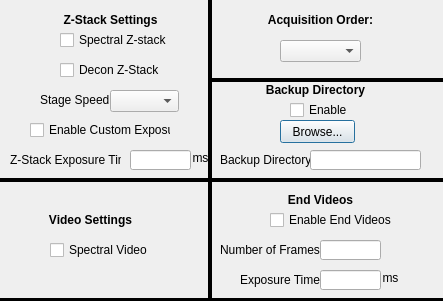
<?xml version="1.0" encoding="UTF-8"?>
<ui version="4.0">
 <class>AdvSettingsDialog</class>
 <widget class="QDialog" name="AdvSettingsDialog">
  <property name="geometry">
   <rect>
    <x>0</x>
    <y>0</y>
    <width>443</width>
    <height>301</height>
   </rect>
  </property>
  <property name="windowTitle">
   <string>Advanced Settings</string>
  </property>
  <widget class="QComboBox" name="acq_order_combo_box">
   <property name="geometry">
    <rect>
     <x>280</x>
     <y>40</y>
     <width>81</width>
     <height>22</height>
    </rect>
   </property>
   <property name="whatsThis">
    <string>&lt;html&gt;&lt;head/&gt;&lt;body&gt;&lt;p&gt;Sets acquisition priority order.&lt;/p&gt;&lt;p&gt;If set to TIME_SAMP, all samples set in the regions setup will be acquired at each timepoint. This is the default setting.&lt;/p&gt;&lt;p&gt;&lt;br/&gt;&lt;/p&gt;&lt;p&gt;If set to SAMP_TIME, a full time series will be performed for each fish set in the regions setup.&lt;/p&gt;&lt;p&gt;&lt;br/&gt;&lt;/p&gt;&lt;p&gt;If set to POS_TIME, a full time series will be performed for each region set in the regions setup.&lt;/p&gt;&lt;/body&gt;&lt;/html&gt;</string>
   </property>
   <property name="layoutDirection">
    <enum>Qt::LeftToRight</enum>
   </property>
  </widget>
  <widget class="QLabel" name="z_stack_exp_unit_label">
   <property name="geometry">
    <rect>
     <x>190</x>
     <y>150</y>
     <width>21</width>
     <height>16</height>
    </rect>
   </property>
   <property name="text">
    <string>ms</string>
   </property>
   <property name="alignment">
    <set>Qt::AlignCenter</set>
   </property>
  </widget>
  <widget class="QLabel" name="z_stack_settings_label">
   <property name="geometry">
    <rect>
     <x>60</x>
     <y>10</y>
     <width>101</width>
     <height>20</height>
    </rect>
   </property>
   <property name="text">
    <string>&lt;html&gt;&lt;head/&gt;&lt;body&gt;&lt;p&gt;&lt;span style=&quot; font-weight:600;&quot;&gt;Z-Stack Settings&lt;/span&gt;&lt;/p&gt;&lt;/body&gt;&lt;/html&gt;</string>
   </property>
   <property name="alignment">
    <set>Qt::AlignCenter</set>
   </property>
  </widget>
  <widget class="QLineEdit" name="z_stack_exposure_line_edit">
   <property name="geometry">
    <rect>
     <x>130</x>
     <y>150</y>
     <width>61</width>
     <height>20</height>
    </rect>
   </property>
   <property name="whatsThis">
    <string>&lt;html&gt;&lt;head/&gt;&lt;body&gt;&lt;p&gt;Exposure time for use in Z-stack. &lt;/p&gt;&lt;p&gt;If spectral Z-stack is enabled, exposure time is only limited by camera's min/max exposure time. &lt;/p&gt;&lt;p&gt;If both spectral Z-stack and custom exposure are disabled, exposure time will be ~ 1/stage_speed&lt;/p&gt;&lt;p&gt;If spectral Z-stack is disabaled but custom exposure is enabled, allowed exposure time is determined by camera's allowed exposure in external trigger mode. See Hamamatsu documentation for more details.&lt;/p&gt;&lt;/body&gt;&lt;/html&gt;</string>
   </property>
  </widget>
  <widget class="QLabel" name="z_stack_exposure_label">
   <property name="geometry">
    <rect>
     <x>10</x>
     <y>150</y>
     <width>111</width>
     <height>20</height>
    </rect>
   </property>
   <property name="text">
    <string>Z-Stack Exposure Time:</string>
   </property>
  </widget>
  <widget class="QCheckBox" name="video_spectral_check_box">
   <property name="geometry">
    <rect>
     <x>50</x>
     <y>240</y>
     <width>121</width>
     <height>20</height>
    </rect>
   </property>
   <property name="whatsThis">
    <string>&lt;html&gt;&lt;head/&gt;&lt;body&gt;&lt;p&gt;If checked, videos will be performed by alternating between channels until the desired number of images are acquired per channel.&lt;/p&gt;&lt;p&gt;Otherwise, a full video will be taken in each channel one at a time.&lt;/p&gt;&lt;/body&gt;&lt;/html&gt;</string>
   </property>
   <property name="text">
    <string>Spectral Video</string>
   </property>
  </widget>
  <widget class="QLabel" name="video_settings_label">
   <property name="geometry">
    <rect>
     <x>40</x>
     <y>210</y>
     <width>101</width>
     <height>20</height>
    </rect>
   </property>
   <property name="text">
    <string>&lt;html&gt;&lt;head/&gt;&lt;body&gt;&lt;p&gt;&lt;span style=&quot; font-weight:600;&quot;&gt;Video Settings&lt;/span&gt;&lt;/p&gt;&lt;/body&gt;&lt;/html&gt;</string>
   </property>
   <property name="alignment">
    <set>Qt::AlignCenter</set>
   </property>
  </widget>
  <widget class="QLabel" name="stage_speed_label">
   <property name="geometry">
    <rect>
     <x>40</x>
     <y>90</y>
     <width>71</width>
     <height>20</height>
    </rect>
   </property>
   <property name="text">
    <string>Stage Speed:</string>
   </property>
  </widget>
  <widget class="QComboBox" name="stage_speed_combo_box">
   <property name="geometry">
    <rect>
     <x>110</x>
     <y>90</y>
     <width>69</width>
     <height>22</height>
    </rect>
   </property>
   <property name="whatsThis">
    <string>&lt;html&gt;&lt;head/&gt;&lt;body&gt;&lt;p&gt;Sets stage speed to be used during continuous Z-stack. Note that this doesn't apply if Spectral Z-stack is enabled.&lt;/p&gt;&lt;p&gt;Since 30 is the full sensor maximum framerate of the PCO camera, 30 um/s is the current default speed. &lt;/p&gt;&lt;/body&gt;&lt;/html&gt;</string>
   </property>
  </widget>
  <widget class="Line" name="line_2">
   <property name="geometry">
    <rect>
     <x>200</x>
     <y>-50</y>
     <width>20</width>
     <height>351</height>
    </rect>
   </property>
   <property name="frameShadow">
    <enum>QFrame::Plain</enum>
   </property>
   <property name="lineWidth">
    <number>4</number>
   </property>
   <property name="orientation">
    <enum>Qt::Vertical</enum>
   </property>
  </widget>
  <widget class="QLabel" name="acq_order_label">
   <property name="geometry">
    <rect>
     <x>260</x>
     <y>10</y>
     <width>121</width>
     <height>20</height>
    </rect>
   </property>
   <property name="text">
    <string>&lt;html&gt;&lt;head/&gt;&lt;body&gt;&lt;p&gt;&lt;span style=&quot; font-weight:600;&quot;&gt;Acquisition Order:&lt;/span&gt;&lt;/p&gt;&lt;/body&gt;&lt;/html&gt;</string>
   </property>
   <property name="alignment">
    <set>Qt::AlignCenter</set>
   </property>
  </widget>
  <widget class="QLabel" name="save_label">
   <property name="geometry">
    <rect>
     <x>220</x>
     <y>150</y>
     <width>91</width>
     <height>20</height>
    </rect>
   </property>
   <property name="text">
    <string>Backup Directory:</string>
   </property>
  </widget>
  <widget class="QPushButton" name="backup_directory_browse_button">
   <property name="geometry">
    <rect>
     <x>280</x>
     <y>120</y>
     <width>75</width>
     <height>23</height>
    </rect>
   </property>
   <property name="whatsThis">
    <string>&lt;html&gt;&lt;head/&gt;&lt;body&gt;&lt;p&gt;Browse and choose backup directory.&lt;/p&gt;&lt;/body&gt;&lt;/html&gt;</string>
   </property>
   <property name="text">
    <string>Browse...</string>
   </property>
  </widget>
  <widget class="QLineEdit" name="backup_directory_line_edit">
   <property name="geometry">
    <rect>
     <x>310</x>
     <y>150</y>
     <width>111</width>
     <height>20</height>
    </rect>
   </property>
   <property name="whatsThis">
    <string>&lt;html&gt;&lt;head/&gt;&lt;body&gt;&lt;p&gt;Backup directory.&lt;/p&gt;&lt;/body&gt;&lt;/html&gt;</string>
   </property>
  </widget>
  <widget class="QCheckBox" name="backup_directory_check_box">
   <property name="geometry">
    <rect>
     <x>290</x>
     <y>100</y>
     <width>71</width>
     <height>20</height>
    </rect>
   </property>
   <property name="whatsThis">
    <string>&lt;html&gt;&lt;head/&gt;&lt;body&gt;&lt;p&gt;Let's you choose a backup directory in case the primary directory runs out of space.&lt;/p&gt;&lt;/body&gt;&lt;/html&gt;</string>
   </property>
   <property name="text">
    <string>Enable</string>
   </property>
  </widget>
  <widget class="Line" name="line_4">
   <property name="geometry">
    <rect>
     <x>210</x>
     <y>70</y>
     <width>351</width>
     <height>20</height>
    </rect>
   </property>
   <property name="font">
    <font>
     <pointsize>8</pointsize>
    </font>
   </property>
   <property name="frameShadow">
    <enum>QFrame::Plain</enum>
   </property>
   <property name="lineWidth">
    <number>4</number>
   </property>
   <property name="orientation">
    <enum>Qt::Horizontal</enum>
   </property>
  </widget>
  <widget class="Line" name="line_5">
   <property name="geometry">
    <rect>
     <x>-40</x>
     <y>290</y>
     <width>491</width>
     <height>20</height>
    </rect>
   </property>
   <property name="font">
    <font>
     <pointsize>8</pointsize>
    </font>
   </property>
   <property name="frameShadow">
    <enum>QFrame::Plain</enum>
   </property>
   <property name="lineWidth">
    <number>4</number>
   </property>
   <property name="orientation">
    <enum>Qt::Horizontal</enum>
   </property>
  </widget>
  <widget class="QCheckBox" name="z_stack_spectral_check_box">
   <property name="geometry">
    <rect>
     <x>60</x>
     <y>30</y>
     <width>121</width>
     <height>20</height>
    </rect>
   </property>
   <property name="whatsThis">
    <string>&lt;html&gt;&lt;head/&gt;&lt;body&gt;&lt;p&gt;If checked, Z-stack will be performed in the following way:&lt;/p&gt;&lt;p&gt;1. stage will move to first position.&lt;/p&gt;&lt;p&gt;2. Images will be taken with each channel selected.&lt;/p&gt;&lt;p&gt;3. stage will move by the set step size.&lt;/p&gt;&lt;p&gt;4. repeat 2 and 3 until end position is reached.&lt;/p&gt;&lt;p&gt;Otherwise, Z-stack will be performed with continuous stage motion, acquiring one channel at a time.&lt;/p&gt;&lt;/body&gt;&lt;/html&gt;</string>
   </property>
   <property name="text">
    <string>Spectral Z-stack</string>
   </property>
  </widget>
  <widget class="Line" name="line_7">
   <property name="geometry">
    <rect>
     <x>-30</x>
     <y>170</y>
     <width>491</width>
     <height>20</height>
    </rect>
   </property>
   <property name="font">
    <font>
     <pointsize>8</pointsize>
    </font>
   </property>
   <property name="frameShadow">
    <enum>QFrame::Plain</enum>
   </property>
   <property name="lineWidth">
    <number>4</number>
   </property>
   <property name="orientation">
    <enum>Qt::Horizontal</enum>
   </property>
  </widget>
  <widget class="QLabel" name="backup_label">
   <property name="geometry">
    <rect>
     <x>240</x>
     <y>80</y>
     <width>151</width>
     <height>20</height>
    </rect>
   </property>
   <property name="text">
    <string>&lt;html&gt;&lt;head/&gt;&lt;body&gt;&lt;p&gt;&lt;span style=&quot; font-weight:600;&quot;&gt;Backup Directory&lt;/span&gt;&lt;/p&gt;&lt;/body&gt;&lt;/html&gt;</string>
   </property>
   <property name="alignment">
    <set>Qt::AlignCenter</set>
   </property>
  </widget>
  <widget class="QCheckBox" name="custom_exposure_check_box">
   <property name="geometry">
    <rect>
     <x>30</x>
     <y>120</y>
     <width>141</width>
     <height>20</height>
    </rect>
   </property>
   <property name="whatsThis">
    <string>&lt;html&gt;&lt;head/&gt;&lt;body&gt;&lt;p&gt;If checked, allows user to set custom exposure time for z-stack.&lt;/p&gt;&lt;p&gt;Due to how the camera triggering system works, when this option is enabled, only certain exposure time ranges are allowed.&lt;/p&gt;&lt;p&gt;For example, if stage speed is 30 um/s, the maximum exposure time is ~23 ms. See Hamamtsu edge trigger mode for more information.&lt;/p&gt;&lt;p&gt;&lt;br/&gt;&lt;/p&gt;&lt;/body&gt;&lt;/html&gt;</string>
   </property>
   <property name="text">
    <string>Enable Custom Exposure</string>
   </property>
  </widget>
  <widget class="QLabel" name="end_videos_label">
   <property name="geometry">
    <rect>
     <x>270</x>
     <y>190</y>
     <width>101</width>
     <height>20</height>
    </rect>
   </property>
   <property name="text">
    <string>&lt;html&gt;&lt;head/&gt;&lt;body&gt;&lt;p&gt;&lt;span style=&quot; font-weight:600;&quot;&gt;End Videos&lt;/span&gt;&lt;/p&gt;&lt;/body&gt;&lt;/html&gt;</string>
   </property>
   <property name="alignment">
    <set>Qt::AlignCenter</set>
   </property>
  </widget>
  <widget class="QCheckBox" name="end_videos_check_box">
   <property name="geometry">
    <rect>
     <x>270</x>
     <y>210</y>
     <width>141</width>
     <height>20</height>
    </rect>
   </property>
   <property name="whatsThis">
    <string>&lt;html&gt;&lt;head/&gt;&lt;body&gt;&lt;p&gt;If enabled, will take a video with the settings given at the end of an acquisition (after all time points have been acquired) at position 1 of each sample with imaging enabled.&lt;/p&gt;&lt;p&gt; End videos are intended to be taken at the end of a time series to ensure fish are still alive at the end. Will be saved in the Acquisition folder under the name &amp;quot;end videos.&amp;quot;&lt;/p&gt;&lt;p&gt;&lt;br/&gt;&lt;/p&gt;&lt;/body&gt;&lt;/html&gt;</string>
   </property>
   <property name="text">
    <string>Enable End Videos</string>
   </property>
  </widget>
  <widget class="QLabel" name="end_videos_exp_unit_label">
   <property name="geometry">
    <rect>
     <x>380</x>
     <y>270</y>
     <width>21</width>
     <height>16</height>
    </rect>
   </property>
   <property name="text">
    <string>ms</string>
   </property>
   <property name="alignment">
    <set>Qt::AlignCenter</set>
   </property>
  </widget>
  <widget class="QLabel" name="end_videos_exposure_label">
   <property name="geometry">
    <rect>
     <x>240</x>
     <y>270</y>
     <width>81</width>
     <height>20</height>
    </rect>
   </property>
   <property name="text">
    <string>Exposure Time:</string>
   </property>
  </widget>
  <widget class="QLineEdit" name="end_videos_exposure_line_edit">
   <property name="geometry">
    <rect>
     <x>320</x>
     <y>270</y>
     <width>61</width>
     <height>20</height>
    </rect>
   </property>
   <property name="whatsThis">
    <string>&lt;html&gt;&lt;head/&gt;&lt;body&gt;&lt;p&gt;Exposure time for use in Z-stack. &lt;/p&gt;&lt;p&gt;If spectral Z-stack is enabled, exposure time is only limited by camera's min/max exposure time. &lt;/p&gt;&lt;p&gt;If both spectral Z-stack and custom exposure are disabled, exposure time will be ~ 1/stage_speed&lt;/p&gt;&lt;p&gt;If spectral Z-stack is disabaled but custom exposure is enabled, allowed exposure time is determined by camera's allowed exposure in external trigger mode. See Hamamatsu documentation for more details.&lt;/p&gt;&lt;/body&gt;&lt;/html&gt;</string>
   </property>
  </widget>
  <widget class="QLabel" name="end_videos_num_frames_label">
   <property name="geometry">
    <rect>
     <x>220</x>
     <y>240</y>
     <width>101</width>
     <height>20</height>
    </rect>
   </property>
   <property name="text">
    <string>Number of Frames:</string>
   </property>
  </widget>
  <widget class="QLineEdit" name="end_videos_num_frames_line_edit">
   <property name="geometry">
    <rect>
     <x>320</x>
     <y>240</y>
     <width>61</width>
     <height>20</height>
    </rect>
   </property>
   <property name="whatsThis">
    <string>&lt;html&gt;&lt;head/&gt;&lt;body&gt;&lt;p&gt;Exposure time for use in Z-stack. &lt;/p&gt;&lt;p&gt;If spectral Z-stack is enabled, exposure time is only limited by camera's min/max exposure time. &lt;/p&gt;&lt;p&gt;If both spectral Z-stack and custom exposure are disabled, exposure time will be ~ 1/stage_speed&lt;/p&gt;&lt;p&gt;If spectral Z-stack is disabaled but custom exposure is enabled, allowed exposure time is determined by camera's allowed exposure in external trigger mode. See Hamamatsu documentation for more details.&lt;/p&gt;&lt;/body&gt;&lt;/html&gt;</string>
   </property>
  </widget>
  <widget class="QCheckBox" name="z_stack_decon_check_box">
   <property name="geometry">
    <rect>
     <x>60</x>
     <y>60</y>
     <width>121</width>
     <height>20</height>
    </rect>
   </property>
   <property name="whatsThis">
    <string>&lt;html&gt;&lt;head/&gt;&lt;body&gt;&lt;p&gt;If checked, Z-stack will be performed in the following way:&lt;/p&gt;&lt;p&gt;1. stage will move to first position.&lt;/p&gt;&lt;p&gt;2. Images will be taken with each channel selected.&lt;/p&gt;&lt;p&gt;3. stage will move by the set step size.&lt;/p&gt;&lt;p&gt;4. repeat 2 and 3 until end position is reached.&lt;/p&gt;&lt;p&gt;Otherwise, Z-stack will be performed with continuous stage motion, acquiring one channel at a time.&lt;/p&gt;&lt;/body&gt;&lt;/html&gt;</string>
   </property>
   <property name="text">
    <string>Decon Z-Stack</string>
   </property>
  </widget>
 </widget>
 <resources/>
 <connections/>
</ui>
